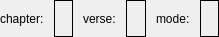
<?xml version="1.0" encoding="UTF-8"?>
<ui version="4.0">
 <class>MVBookSbW</class>
 <widget class="QWidget" name="MVBookSbW">
  <property name="geometry">
   <rect>
    <x>0</x>
    <y>0</y>
    <width>219</width>
    <height>37</height>
   </rect>
  </property>
  <property name="windowTitle">
   <string notr="true"/>
  </property>
  <layout class="QHBoxLayout" name="horizontalLayout">
   <item>
    <widget class="QLabel" name="lblCh">
     <property name="text">
      <string>chapter:</string>
     </property>
    </widget>
   </item>
   <item>
    <widget class="QLabel" name="lblChT">
     <property name="frameShape">
      <enum>QFrame::Box</enum>
     </property>
     <property name="text">
      <string notr="true"/>
     </property>
    </widget>
   </item>
   <item>
    <widget class="QLabel" name="lblV">
     <property name="text">
      <string>verse:</string>
     </property>
    </widget>
   </item>
   <item>
    <widget class="QLabel" name="lblVT">
     <property name="frameShape">
      <enum>QFrame::Box</enum>
     </property>
     <property name="text">
      <string notr="true"/>
     </property>
    </widget>
   </item>
   <item>
    <widget class="QLabel" name="lblM">
     <property name="text">
      <string>mode:</string>
     </property>
    </widget>
   </item>
   <item>
    <widget class="QLabel" name="lblMT">
     <property name="frameShape">
      <enum>QFrame::Box</enum>
     </property>
     <property name="text">
      <string notr="true"/>
     </property>
    </widget>
   </item>
  </layout>
 </widget>
 <layoutdefault spacing="10" margin="0"/>
 <resources/>
 <connections/>
</ui>
